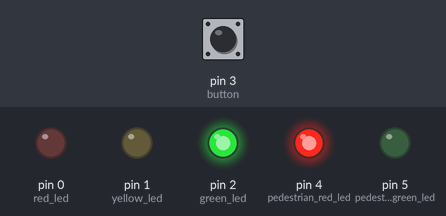
The sketch below on a simulated Arduino Uno, built with avr-gcc and run on an emulated ATmega328P. On the bench: output pins drawn as LEDs (lit = HIGH). The test bench sets the inputs (shaded band); at power-on: pin 3 (button) HIGH.

Above: at 0.1 s.
At 11.0 s:
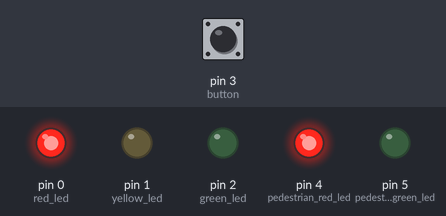
11.1 s: pin 3 (button) pulled LOW for 1.2 s
At 16.3 s:
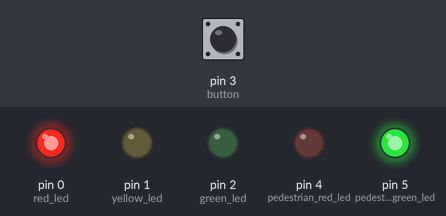
Timing chart, 0 to 17.8 s (numbered marks = the images above; inputs shaded):
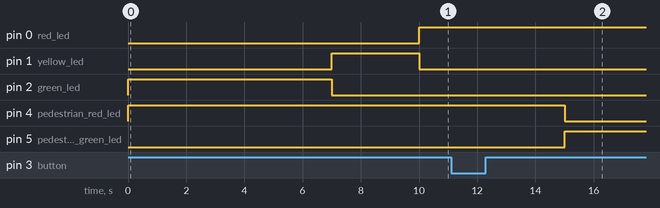

Measured:
- after the input at 11.1 s, pin 0 (red_led): stays HIGH (without the input it goes to LOW after 3.9 s); pin 1 (yellow_led): stays LOW (without the input it goes to HIGH after 3.9 s)

The sketch:

traffic_light_Task2.ino
```cpp
// C++ code
int red_led = 0;
int yellow_led = 1;
int green_led = 2;
int button = 3;
int pedestrian_red_led = 4;
int pedestrian_green_led = 5;

enum State {
  TRAFFIC_GREEN,
  TRAFFIC_YELLOW,
  TRAFFIC_RED,
  TRAFFIC_YELLOW_AFTER_RED,
  PEDESTRIAN_GREEN
};

State currentState = TRAFFIC_GREEN;

bool pedestrianRequest = false;
int timer = 0;

void setup() {
  pinMode(red_led, OUTPUT);
  pinMode(yellow_led, OUTPUT);
  pinMode(green_led, OUTPUT);
  pinMode(pedestrian_red_led, OUTPUT);
  pinMode(pedestrian_green_led, OUTPUT);
  pinMode(button, INPUT_PULLUP);
}

void loop() {
  // Check if the button is pressed
  if (digitalRead(button) == LOW) {
    pedestrianRequest = true;
  }

  switch (currentState) {
    case TRAFFIC_GREEN:
      setTrafficLight(green_led);
      setPedestrianLight(pedestrian_red_led);
      timer++;

      if (timer >= 7) { // Green for 7 seconds
        currentState = TRAFFIC_YELLOW;
        timer = 0;
      }
      break;

    case TRAFFIC_YELLOW:
      setTrafficLight(yellow_led);
      setPedestrianLight(pedestrian_red_led);
      timer++;

      if (timer >= 3) { // Yellow for 3 seconds
        currentState = TRAFFIC_RED; // Switch to red
        timer = 0;
      }
      break;

    case TRAFFIC_RED:
      setTrafficLight(red_led);
      setPedestrianLight(pedestrian_red_led);
      timer++;

      if (timer >= 5) { // Red for 5 seconds
        if (pedestrianRequest) {
          currentState = PEDESTRIAN_GREEN; // If there's a request, go to pedestrian green
        } else {
          currentState = TRAFFIC_YELLOW_AFTER_RED; // Otherwise, switch to yellow after red
        }
        timer = 0;
      }
      break;

    case TRAFFIC_YELLOW_AFTER_RED:
      setTrafficLight(yellow_led);
      setPedestrianLight(pedestrian_red_led);
      timer++;

      if (timer >= 3) { // Yellow for 3 seconds after red
        currentState = TRAFFIC_GREEN; // Switch back to green
        timer = 0;
      }
      break;

    case PEDESTRIAN_GREEN:
      setTrafficLight(red_led);
      setPedestrianLight(pedestrian_green_led);
      timer++;

      if (timer >= 10) { // Pedestrian green for 10 seconds
        currentState = TRAFFIC_RED; // Return to red for cars
        pedestrianRequest = false;
        timer = 0;
      }
      break;
  }

  // Delay for 1 second to simulate timer
  delay(1000);
}

void setTrafficLight(int light) {
  digitalWrite(red_led, light == red_led ? HIGH : LOW);
  digitalWrite(yellow_led, light == yellow_led ? HIGH : LOW);
  digitalWrite(green_led, light == green_led ? HIGH : LOW);
}

void setPedestrianLight(int light) {
  digitalWrite(pedestrian_red_led, light == pedestrian_red_led ? HIGH : LOW);
  digitalWrite(pedestrian_green_led, light == pedestrian_green_led ? HIGH : LOW);
}
```
